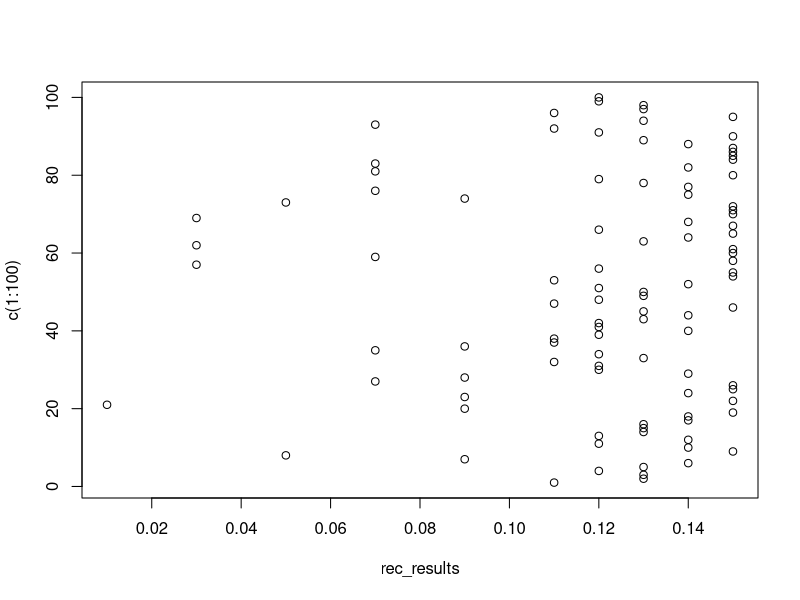

Here is the R script that generated this plot:
#setup initial variables

x = c(0.01, 0.03, 0.05, 0.07, 0.09, 0.11, 0.12, 0.13, 0.14, 0.15)
weights = c(0.01, 0.02,  0.04, 0.05, 0.08, 0.10, 0.12, 0.15, 0.18, 0.25)

#run sample to generate a hundred values using this model

rec_results = sample(x, 100, prob = weights, replace = TRUE)

#display results

print(rec_results)
plot(rec_results, c(1:100))
